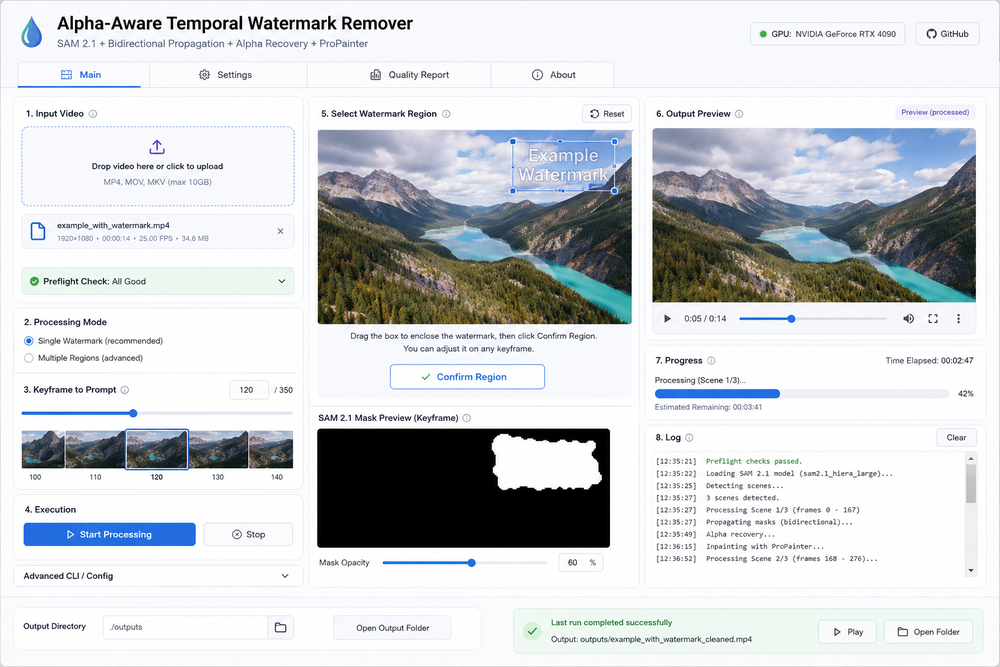
#> input picture ChatGPT Image Aug 31, 2026 at 11_19_06 PM.png, 1000 x 667 px, shrunk from 1536 x 1024 before the run
$ python -i scenes.py   (imports and definitions only)
#> lines starting #> are read from the running program, lines starting #| are printed output that depends on the picture
#> further down, picture is the input picture: shape (667, 1000, 3); mean B, G, R 212.6, 209.5, 206.4
from __future__ import annotations

from dataclasses import dataclass
from pathlib import Path

import cv2
import numpy as np


@dataclass(frozen=True)
class Scene:
    """Half-open frame range [start, end) for one visual shot."""

    start: int
    end: int

    # [5 lines left out: function __post_init__, not called in this run]

    @property
    def length(self) -> int:
        return self.end - self.start


def _hsv_histogram(frame: np.ndarray) -> np.ndarray:
    hsv = cv2.cvtColor(frame, cv2.COLOR_BGR2HSV)
#> hsv: shape (667, 1000, 3); mean H, S, V 71.1, 19.9, 215.2
    hist = cv2.calcHist([hsv], [0, 1], None, [50, 60], [0, 180, 0, 256])
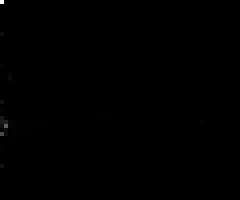
#> hist: shape (50, 60) float32 (shown 4 times larger); min 0, max 193338, mean 222.3; drawn with min black and max white
    cv2.normalize(hist, hist)
    return hist


# [38 lines left out: function detect_scenes, not called in this run]

>>> import cv2
>>> picture = cv2.imread('../ChatGPT Image Aug 31, 2026 at 11_19_06 PM.png')
>>> result = _hsv_histogram(picture)
